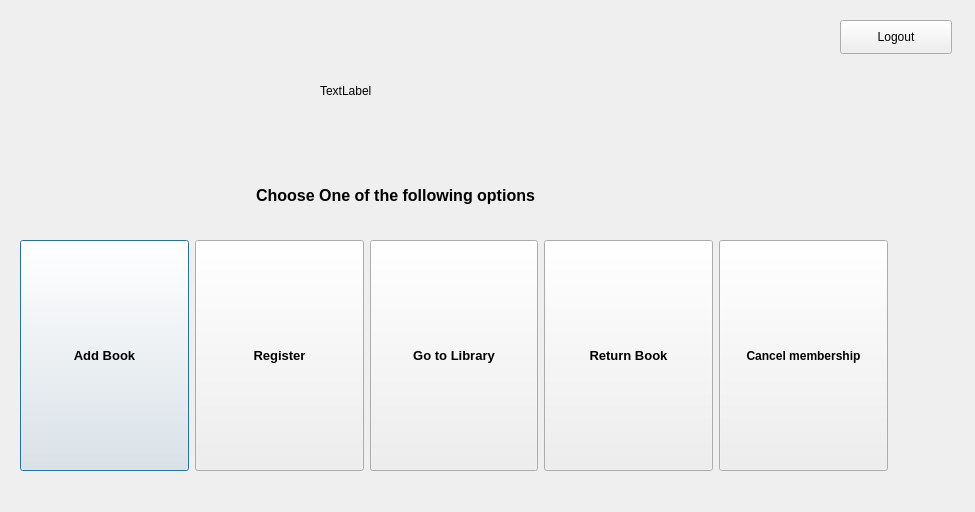
<?xml version="1.0" encoding="UTF-8"?>
<ui version="4.0">
 <class>adminoptions</class>
 <widget class="QDialog" name="adminoptions">
  <property name="geometry">
   <rect>
    <x>0</x>
    <y>0</y>
    <width>975</width>
    <height>512</height>
   </rect>
  </property>
  <property name="windowTitle">
   <string>Dialog</string>
  </property>
  <widget class="QLabel" name="label">
   <property name="geometry">
    <rect>
     <x>170</x>
     <y>160</y>
     <width>451</width>
     <height>71</height>
    </rect>
   </property>
   <property name="text">
    <string>&lt;html&gt;&lt;head/&gt;&lt;body&gt;&lt;p align=&quot;center&quot;&gt;&lt;span style=&quot; font-size:12pt; font-weight:600; color:#000000;&quot;&gt;Choose One of the following options&lt;/span&gt;&lt;/p&gt;&lt;/body&gt;&lt;/html&gt;</string>
   </property>
  </widget>
  <widget class="QLabel" name="labe">
   <property name="geometry">
    <rect>
     <x>320</x>
     <y>20</y>
     <width>221</width>
     <height>141</height>
    </rect>
   </property>
   <property name="text">
    <string>TextLabel</string>
   </property>
  </widget>
  <widget class="QWidget" name="layoutWidget">
   <property name="geometry">
    <rect>
     <x>20</x>
     <y>240</y>
     <width>868</width>
     <height>231</height>
    </rect>
   </property>
   <property name="font">
    <font>
     <pointsize>10</pointsize>
     <weight>75</weight>
     <bold>true</bold>
    </font>
   </property>
   <layout class="QHBoxLayout" name="horizontalLayout">
    <item>
     <widget class="QPushButton" name="pushButton_5">
      <property name="sizePolicy">
       <sizepolicy hsizetype="Minimum" vsizetype="Preferred">
        <horstretch>0</horstretch>
        <verstretch>0</verstretch>
       </sizepolicy>
      </property>
      <property name="font">
       <font>
        <pointsize>10</pointsize>
        <weight>75</weight>
        <bold>true</bold>
       </font>
      </property>
      <property name="text">
       <string>Add Book</string>
      </property>
     </widget>
    </item>
    <item>
     <widget class="QPushButton" name="pushButton">
      <property name="sizePolicy">
       <sizepolicy hsizetype="Minimum" vsizetype="Preferred">
        <horstretch>0</horstretch>
        <verstretch>0</verstretch>
       </sizepolicy>
      </property>
      <property name="font">
       <font>
        <pointsize>10</pointsize>
        <weight>75</weight>
        <bold>true</bold>
       </font>
      </property>
      <property name="text">
       <string>Register</string>
      </property>
     </widget>
    </item>
    <item>
     <widget class="QPushButton" name="pushButton_2">
      <property name="sizePolicy">
       <sizepolicy hsizetype="Minimum" vsizetype="Preferred">
        <horstretch>0</horstretch>
        <verstretch>0</verstretch>
       </sizepolicy>
      </property>
      <property name="font">
       <font>
        <pointsize>10</pointsize>
        <weight>75</weight>
        <bold>true</bold>
       </font>
      </property>
      <property name="text">
       <string>Go to Library</string>
      </property>
     </widget>
    </item>
    <item>
     <widget class="QPushButton" name="pushButton_3">
      <property name="sizePolicy">
       <sizepolicy hsizetype="Minimum" vsizetype="Preferred">
        <horstretch>0</horstretch>
        <verstretch>0</verstretch>
       </sizepolicy>
      </property>
      <property name="font">
       <font>
        <pointsize>10</pointsize>
        <weight>75</weight>
        <bold>true</bold>
       </font>
      </property>
      <property name="text">
       <string>Return Book</string>
      </property>
     </widget>
    </item>
    <item>
     <widget class="QPushButton" name="pushButton_4">
      <property name="sizePolicy">
       <sizepolicy hsizetype="Minimum" vsizetype="Preferred">
        <horstretch>0</horstretch>
        <verstretch>0</verstretch>
       </sizepolicy>
      </property>
      <property name="font">
       <font>
        <pointsize>9</pointsize>
        <weight>75</weight>
        <bold>true</bold>
       </font>
      </property>
      <property name="text">
       <string>Cancel membership</string>
      </property>
     </widget>
    </item>
   </layout>
  </widget>
  <widget class="QPushButton" name="pushButton_6">
   <property name="geometry">
    <rect>
     <x>840</x>
     <y>20</y>
     <width>112</width>
     <height>34</height>
    </rect>
   </property>
   <property name="text">
    <string>Logout</string>
   </property>
  </widget>
 </widget>
 <resources/>
 <connections/>
</ui>
